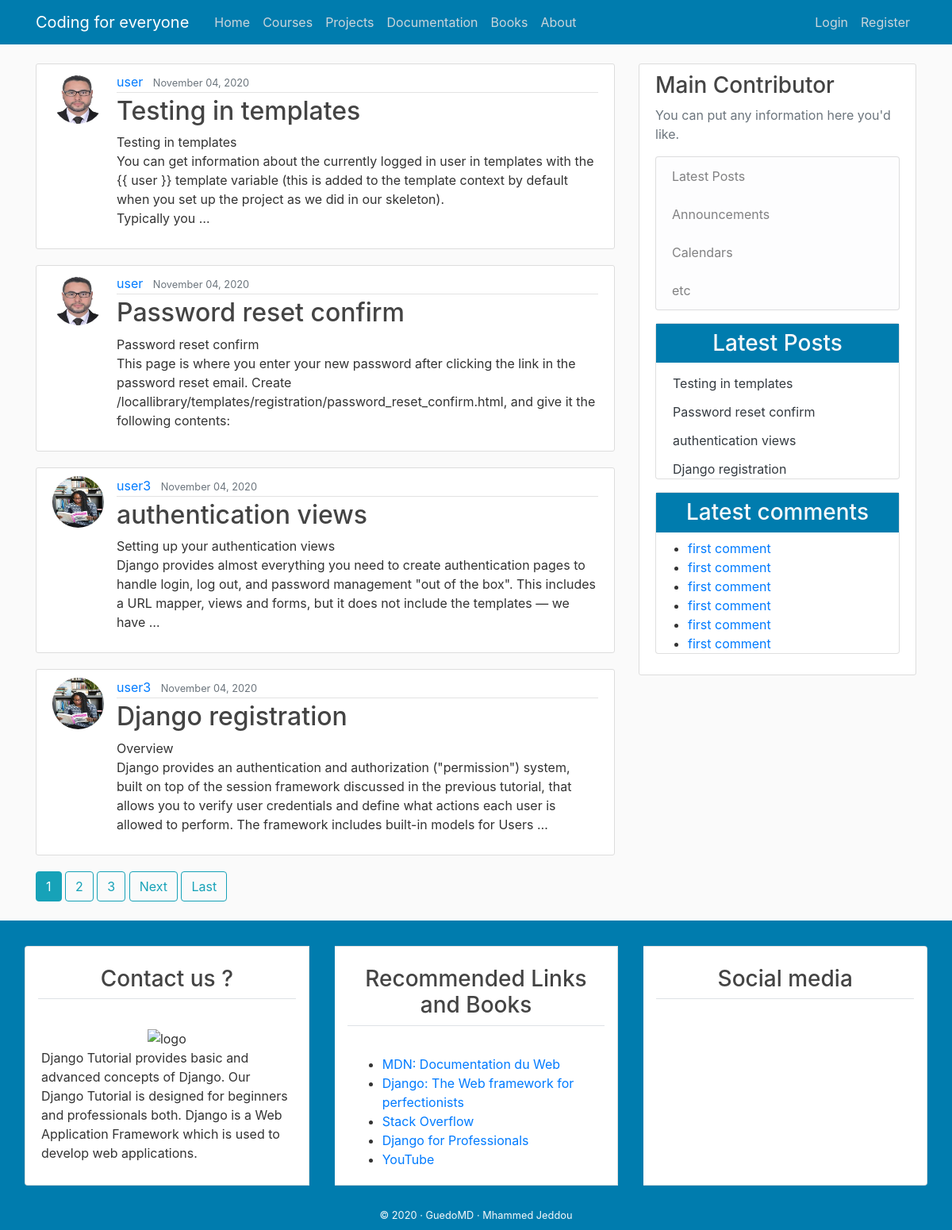
The page / on the database its author committed.
### blog/models.py (models this page shows, shortened)
class Post(models.Model):
    title = models.CharField(max_length=100)
    content = models.TextField()
    date_posted = models.DateTimeField(default=timezone.now)
    author = models.ForeignKey(User, on_delete=models.CASCADE)

### users/models.py (models this page shows, shortened)
class Profile(models.Model):
    user = models.OneToOneField(User, on_delete=models.CASCADE)
    image = models.ImageField(default='default.jpg', upload_to='profile_pics')

### blog/views.py (the view)
# urls.py: path('', PostListView.as_view(), name='blog-home'),
class PostListView(ListView):
    model = Post
    template_name = 'blog/home.html'  # <app>/<model>_<viewtype>.html
    context_object_name = 'posts'
    ordering = ['-date_posted']
    paginate_by = 4

### blog/templates/blog/home.html (shortened to what this page needs)
{% extends "blog/base.html" %}
{% block content %}
    {% for post in posts %}
        <article class="media content-section">
          <img class="rounded-circle article-img" src="{{ post.author.profile.image.url }}">
          <div class="media-body">
            <div class="article-metadata">
              <a class="mr-2" href="{% url 'user-posts' post.author.username %}">{{ post.author }}</a>
              <small class="text-muted">{{ post.date_posted|date:"F d, Y" }}</small>
            </div>
            <h2><a class="article-title" href="{% url 'post-detail' post.id %}">{{ post.title }}</a></h2>
            <p class="article-content">{{post.content |safe|truncatewords_html:45}}</p>
          </div>
        </article>
    {% endfor %}
    {% if is_paginated %}
      {% for num in page_obj.paginator.page_range %}
        {% if page_obj.number == num %}
          <a class="btn btn-info mb-4" href="?page={{ num }}">{{ num }}</a>
        {% elif num > page_obj.number|add:'-3' and num < page_obj.number|add:'3' %}
          <a class="btn btn-outline-info mb-4" href="?page={{ num }}">{{ num }}</a>
        {% endif %}
      {% endfor %}
      {% if page_obj.has_next %}
        <a class="btn btn-outline-info mb-4" href="?page={{ page_obj.next_page_number }}">Next</a>
        <a class="btn btn-outline-info mb-4" href="?page={{ page_obj.paginator.num_pages }}">Last</a>
      {% endif %}
    {% endif %}
{% endblock content %}

### blog/templates/blog/base.html (shortened to what this page needs)
{% load static %}
<!DOCTYPE html>
<html>
<head>
    <link rel="stylesheet" href="https://maxcdn.bootstrapcdn.com/bootstrap/4.0.0/css/bootstrap.min.css">
    <link rel="stylesheet" href=" {% static 'blog/css/bootstrap.min.css' %}" >
    <link rel="stylesheet" type="text/css" href="{% static 'blog/main.css' %}">
    <link rel="stylesheet" type="text/css" href=" {% static 'blog/css/main2.css' %}" >
    <link rel="stylesheet" href="{% static 'blog/css/style2.css' %}">
</head>
<body>
    <header class="site-header">
      <nav class="navbar navbar-expand-md navbar-dark  fixed-top" style="background-color:#007cae;" >
        <div class="container">
          <a class="navbar-brand mr-4" href="{% url 'blog-home' %}">Coding for everyone  </a>
          <div class="collapse navbar-collapse" id="navbarToggle">
            <div class="navbar-nav mr-auto">
              <a class="nav-item nav-link" href="{% url 'blog-home' %}">Home</a>
              <a class="nav-item nav-link" href="{% url 'blog-about' %}">Courses</a>
              <a class="nav-item nav-link" href="{% url 'allPosts' %}">Projects</a>
              <a class="nav-item nav-link" href="{% url 'blog-about' %}">Documentation</a>
              <a class="nav-item nav-link" href="{% url 'blog-about' %}">Books</a>
              <a class="nav-item nav-link" href="{% url 'blog-about' %}">About </a>
            </div>
            <div class="navbar-nav">
              {% if user.is_authenticated %}
                <a class="nav-item nav-link" href="{% url 'post-create' %}">New Post</a>
                <a class="nav-item nav-link" href="{% url 'profile' %}">Profile</a>
                <a class="nav-item nav-link" href="{% url 'logout' %}">Logout</a>
              {% else %}
                <a class="nav-item nav-link" href="{% url 'login' %}">Login</a>
                <a class="nav-item nav-link" href="{% url 'register' %}">Register</a>
              {% endif %}
            </div>
          </div>
        </div>
      </nav>
    </header>
    <main role="main" class="container">
      <div class="row">
        <div class="col-md-8">
          {% block content %}{% endblock %}
        </div>
<div class="col-md-4">
  <div class="content-section">
    <h3> Main Contributor</h3>
    <p class='text-muted'>You can put any information here you'd like.
      <ul class="list-group">
        <li class="list-group-item list-group-item-light">Latest Posts</li>
        <li class="list-group-item list-group-item-light">Announcements</li>
        <li class="list-group-item list-group-item-light">Calendars</li>
        <li class="list-group-item list-group-item-light">etc</li>
      </ul>
    </p>
    <div class="card mb-3">
      <h3 class="text-center text-light p-2" style="background-color:#007cae;" > Latest Posts   </h3>
  {% include "blog/latest_posts.html" %}
  </div>
  <div class="card mb-3">
    <h3 class="text-center  text-light p-2" style="background-color:#007cae;"> Latest comments    </h3>
    <ul>
      <li><a href="#">  first comment </a> </li>
      <li><a href="#">  first comment </a> </li>
      <li><a href="#">  first comment </a> </li>
      <li><a href="#">  first comment </a> </li>
      <li><a href="#">  first comment </a> </li>
      <li><a href="#">  first comment </a> </li>
    </ul>
</div>
  </div>
</div>
      </div>
    </main>
<footer  style="background-color:#007cae;">
  <div class="container-fluid">
      <div class="row">
<div class="col-md" >
  <div class="card-group mt-3">
<div class="card m-3">
<h3 class="card-title text-center border-bottom p-2 m-3">
Contact us ?
</h3>
<div class="card-body">
<div class="text-center">
<img src="{% static 'blog/img/pexels-photo.jpg' %}" alt=" logo " width="100px">
</div>Django Tutorial provides basic and advanced concepts of Django. Our Django Tutorial
is designed for beginners and professionals both.
Django is a Web Application Framework which is used to develop web applications.
</div>
</div>
<div class="card m-3">
  <h3 class="card-title text-center border-bottom p-2 m-3">
    Recommended Links and Books
  </h3>
  <div class="card-body">
 <ul>
<li>
  <a href="https://developer.mozilla.org/fr/">
    MDN: Documentation du Web  </a>
</li>
<li>
  <a href="https://www.djangoproject.com/">
    Django: The Web framework for perfectionists   </a>
</li>
<li>
  <a href="https://stackoverflow.com/">  Stack Overflow  </a>
</li>
<li>
  <a href="https://djangoforprofessionals.com/"> Django for Professionals  </a>
</li>
<li>
  <a href="https://www.youtube.com/">
    YouTube  </a>
</li>
 </ul>
  </div>
  </div>
<div class="card m-3">
  <h3 class="card-title text-center border-bottom p-2 m-3">
    Social media
  </h3>
  <h4 class="card-body text-center">
  </h4>
  </div>
  </div>
</div>
      </div>
<div class="row p-2">
<div class="col-md text-center">
  <small  class="text-light ">
      &copy;  2020 · GuedoMD · Mhammed Jeddou
          </small>
</div>
</div>
</div>
</footer>
  </body>
</html>

### blog/templates/blog/latest_posts.html
<ul class="list-group-flush latest-post">
    {% for post  in posts  %}
      <li class="list-group-item latest-post-item" >
           <a class="text-dark" href="{% url 'post-detail' post.pk  %}"> {{post.title}} </a>
      </li>
    {% endfor %}
</ul>

### blog/static/blog/main.css (style rules this page uses)
body { background: #fafafa; color: #333333; margin-top: 5rem; }
h1, h2, h3, h4, h5, h6 { color: #444444; }
ul { margin: 0; }
.site-header .navbar-nav .nav-link { color: #cbd5db; }
.content-section { background: #ffffff; padding: 10px 20px; border: 1px solid #dddddd; border-radius: 3px; margin-bottom: 20px; }
.article-title { color: #444444; }
.article-content { white-space: pre-line; }
.article-img { height: 65px; width: 65px; margin-right: 16px; }
.article-metadata { padding-bottom: 1px; margin-bottom: 4px; border-bottom: 1px solid #e3e3e3 }

### blog/static/blog/css/main2.css (style rules this page uses)
.latest-post, .latest-comment { padding: 0 15px; }
.latest-post .latest-post-item, .latest-comment .latest-comment-item { padding: 6px; }
.latest-post li:first-child, .latest-comment li:first-child { border-top: 0; }
.latest-post li:last-child, .latest-comment li:last-child { border-bottom: 0; padding-bottom: 0; }

### rows shown on the page
Post: author.profile.image (picture), author "user", date_posted "November 04, 2020", title "Testing in templates", content "Testing in templates You can get information about the currently logged in user in templates with the {{ user }} template variable (this is added to the template context by default when you set up the project as we did in our skeleton). Typically you …"
Post: author.profile.image (picture), author "user", date_posted "November 04, 2020", title "Password reset confirm", content "Password reset confirm This page is where you enter your new password after clicking the link in the password reset email. Create /locallibrary/templates/registration/password_reset_confirm.html, and give it the following contents:"
Post: author.profile.image (picture), author "user3", date_posted "November 04, 2020", title "authentication views", content "Setting up your authentication views Django provides almost everything you need to create authentication pages to handle login, log out, and password management \"out of the box\". This includes a URL mapper, views and forms, but it does not include the templates — we have …"
Post: author.profile.image (picture), author "user3", date_posted "November 04, 2020", title "Django registration", content "Overview Django provides an authentication and authorization (\"permission\") system, built on top of the session framework discussed in the previous tutorial, that allows you to verify user credentials and define what actions each user is allowed to perform. The framework includes built-in models for Users …"

### other values the page prints
{{ num }} "1"
{{ num }} "2" "3"
